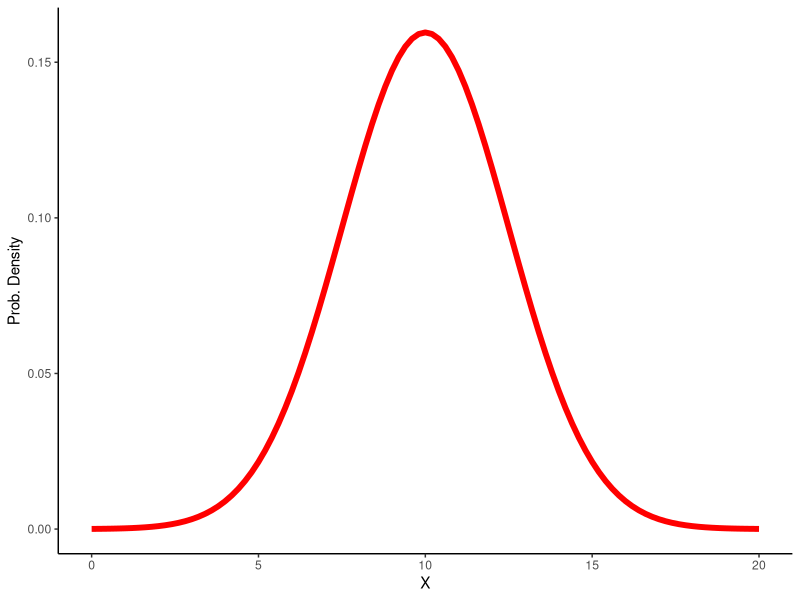
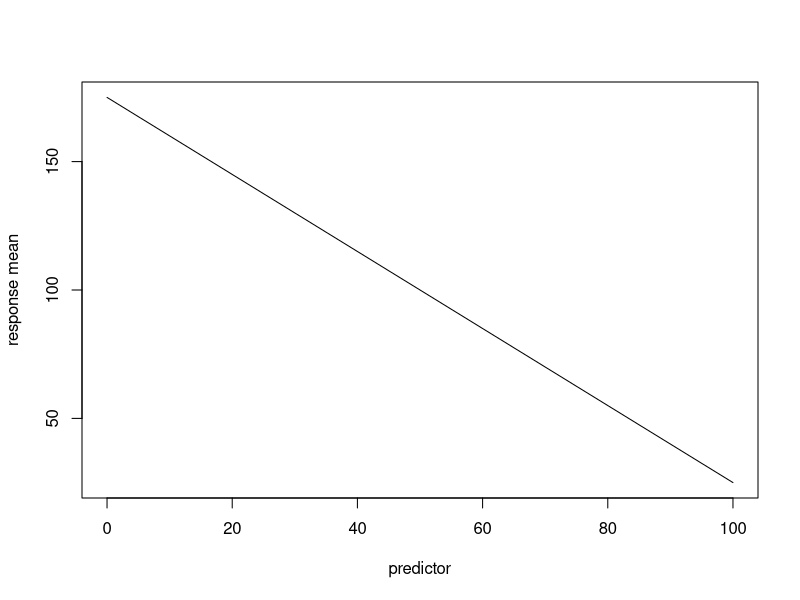
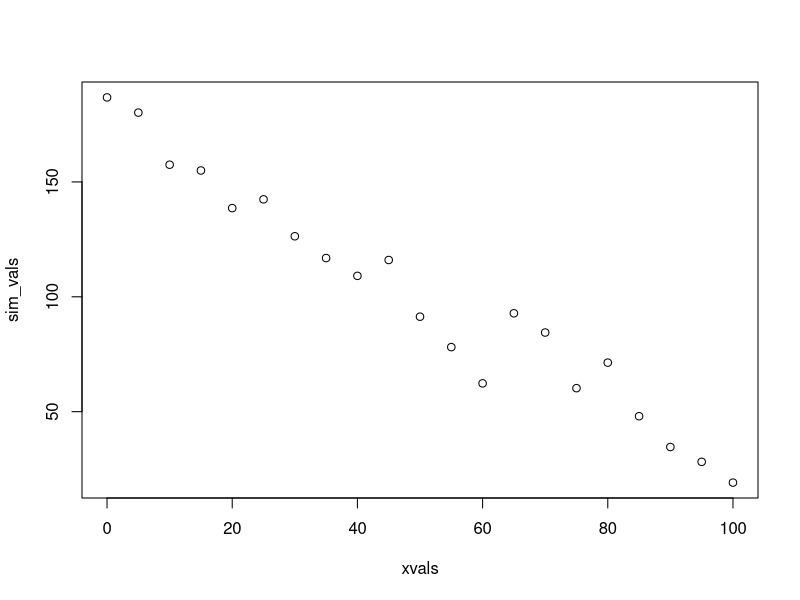
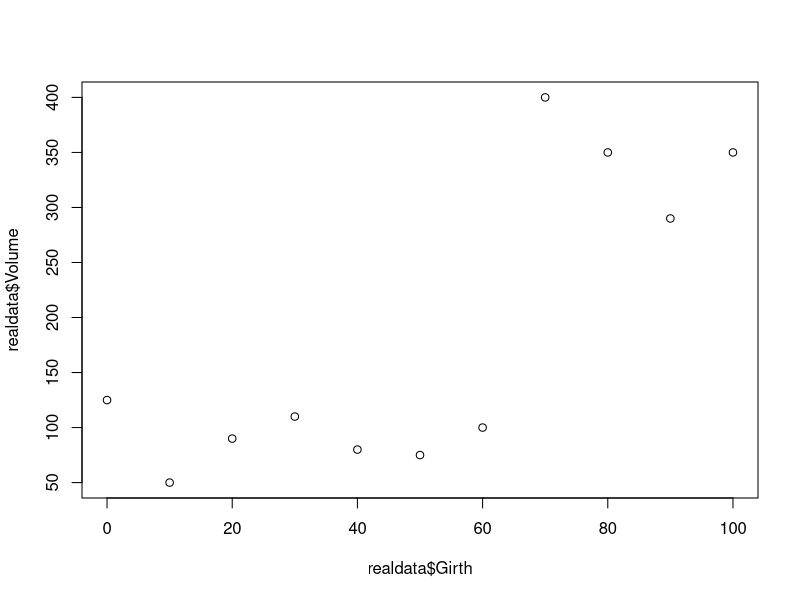
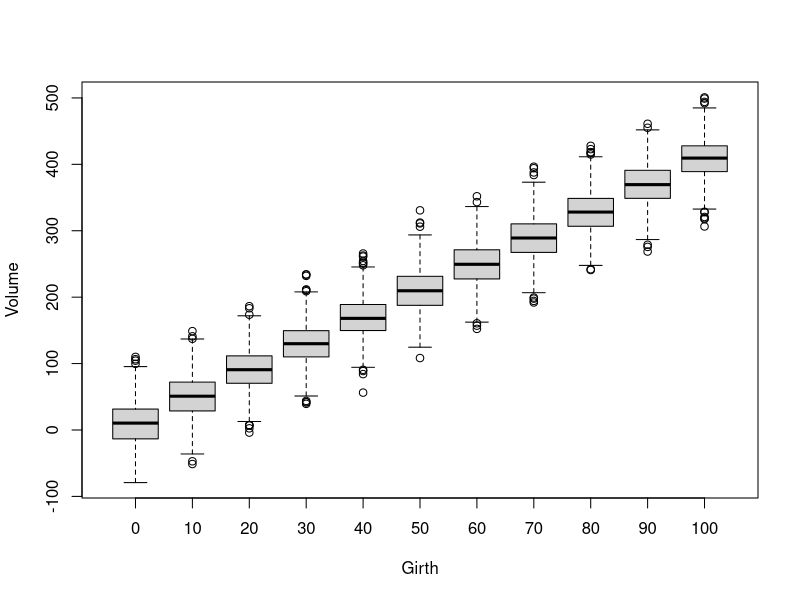
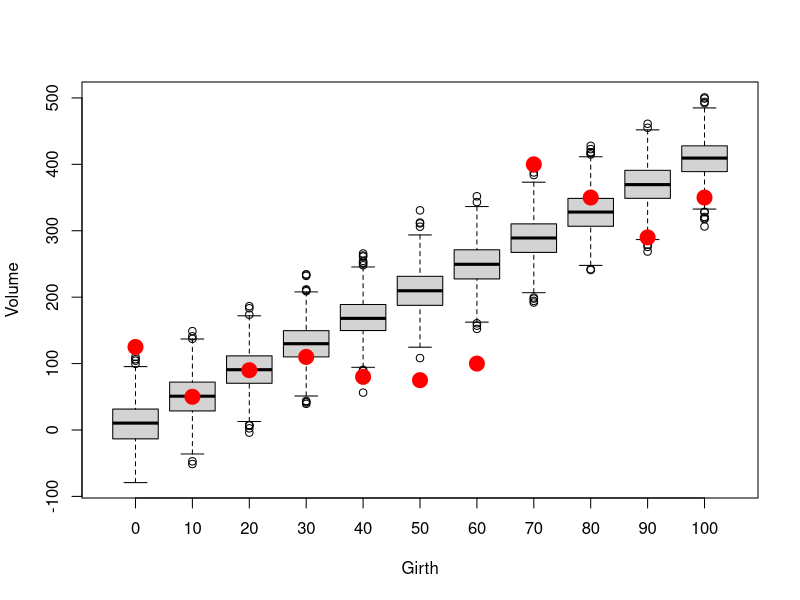
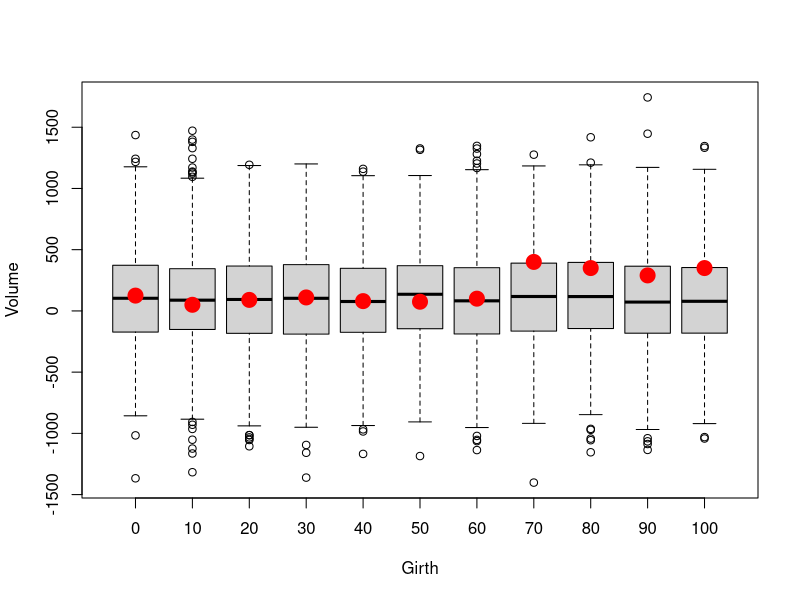
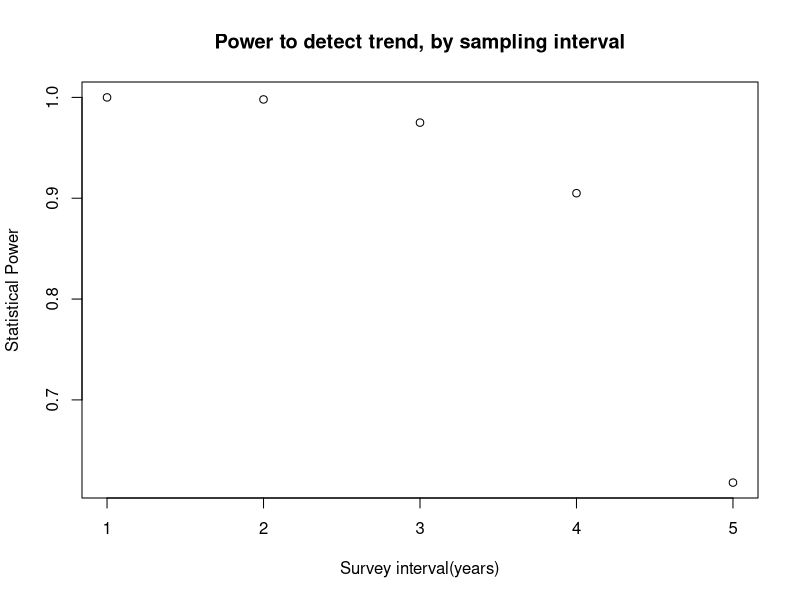

Here is the R script that generated these plots, in order:
## ---- chunk 1
knitr::opts_chunk$set(echo = TRUE, cache = TRUE)
## ---- chunk 2

#  NRES 746, Lecture 3  ------------------------
##  University of Nevada, Reno       
##  Data generating models                             
##     Building data simulation models
##     Deterministic and stochastic processes

## ---- chunk 3

# Short exercise:

# Generate 50 samples from Normal(mean=10,sd=4.1) 


# Generate 1000 samples from Poisson(mean=5.4)


# Generate 10 samples from Beta(shape1=0.1,shape2=0.1)


# Try some other distributions and parameters.  NOTE: you can visualize probability densities easily using the "curve" function. or in ggplot:

library(ggplot2)
ggplot() +
  stat_function(fun = dnorm,
                args = list(mean = 10, sd = 2.5),
                color = "red",
                linewidth = 2) +
  xlim(c(0,20)) +
  labs(x="X",y="Prob. Density") +
  theme_classic()
  

# curve(dnorm(x,0,2),-10,10)   # base R version is simpler in this case...

# What happens when you try to use a discrete distribution?

## ---- chunk 4

# SIMULATE DATA: ------------------
#  decompose into deterministic and stochastic components (linear regression example)

## Deterministic component  -----------------------------------------

#   define function for transforming a predictor variable into an expected response (linear regression)

    # Arguments:
      # x: vector of covariate values (predictor variable)
      # a: the intercept of a linear relationship mapping the covariate to an expected response
      # b: the slope of a linear relationship mapping the covariate to an expected response

deterministic_component <- function(x,a,b) {a + b*x}   # specify a deterministic, linear functional form

xvals = seq(0,100,5)  # define the values of a hypothetical predictor variable (e.g., tree girth)

expected_vals <- deterministic_component(xvals,175,-1.5)   # use the deterministic component to determine the expected response (e.g., tree volume)
expected_vals

plot(xvals,expected_vals,ylab="response mean", xlab="predictor", type="l")   # plot out the relationship

# plot(xvals,expected_vals,type="l")    # alternatively, plot as a line

## ---- chunk 5

## Stochastic component -------------------------------------------- 
##    define a function for transforming an expected (deterministic) response and adding a layer of "noise" on top!

    # Arguments:
      # x: vector of expected responses
      # sd: standard deviation of the "noise" component epsilon
stochastic_component <- function(x,sd){ rnorm(length(x),x,sd)}       # add a layer of "noise" on top of the expected response values

    ### Simulate stochastic data!!
sim_vals <- stochastic_component(expected_vals,sd=10)   # try it- run the function to add noise to your expected values. 

plot(xvals,sim_vals)     # plot it- it should look much more "noisy" now!

# ALTERNATIVELY:

sim_vals <- stochastic_component(deterministic_component(xvals,175,-1.5),10)    # stochastic "shell" surrounds a deterministic "core"    

## ---- chunk 6

# Goodness-of-fit test! -------------------------------------

    # Do the data fall into the range of plausible values produced by this model?

# Imagine you have the following "real" data (e.g., tree volumes). 

realdata <- data.frame(Volume=c(125,50,90,110,80,75,100,400,350,290,350),Girth=seq(0,100,10))
plot(realdata$Girth,realdata$Volume)

## ---- chunk 7

# Simulate many datasets from our hypothesized data generating model (intercept=10,slope=4,variance=1000):

lots <- 1000    # specify number to approximate infinity
N <- nrow(realdata)    # define the number of data points we should generate for each simulation "experiment"

simresults = replicate(lots, rnorm(N,10+realdata$Girth*4,31))

    # now make a boxplot of the results
boxplot(t(simresults),xaxt="n",ylab="Volume",xlab="Girth")    # (repeat) make a boxplot of the simulation results
axis(1,at=c(1:N),labels=realdata$Girth)                          # add x axis labels 

## ---- chunk 8

# Now overlay the "real" data
    # how well does the model fit the data?

boxplot(t(simresults),xaxt="n",ylab="Volume",xlab="Girth")    # (repeat) make a boxplot of the simulation results
axis(1,at=c(1:N),labels=realdata$Girth)                          # add x axis labels 
points(c(1:N),realdata$Volume,pch=20,cex=3,col="red",xaxt="n")     # this time, overlay the "real" data 

## ---- chunk 9

# Let's simulate many datasets from a 'null' model (intercept=100,slope=0,sd=400):

simresults = replicate(lots, rnorm(N,100,400))
boxplot(t(simresults),xaxt="n",ylab="Volume",xlab="Girth")    # (repeat) make a boxplot of the simulation results
axis(1,at=c(1:N),labels=realdata$Girth)                          # add x axis labels 
points(c(1:N),realdata$Volume,pch=20,cex=3,col="red",xaxt="n")     # this time, overlay the "real" data 





## ---- chunk 10

# Power analysis example ---------------------------------
#    designing a monitoring program for a rare species


   ### first, let's develop some helper functions:

## helper function 1 ---------------------------
# function for computing the probability of observing each animal in a single multi-day, multi-observer survey

    # Arguments:
      # N: population abundance
      # people: number of survey participants each day
      # days: survey duration, in days
      # pObs: prob of detection per person per day

SurvProb <- function(N=1000,people=1,days=3,pObs=0.02){
  probPerDay <- 1-(1-pObs)^people      # define the probability of detection per animal per day
  1-(1-probPerDay)^days       # define the probability of detection per animal for the entire survey
}
SurvProb(500,people=2,days=7,pObs=0.02)   # test the new function

## ---- chunk 11

## function: simulate monitoring data ----------------------------

# develop a function for simulating monitoring data from a declining population

    # Arguments:
      # N0: true initial population abundance
      # trend: proportional change in population size from last year
      # nyears: duration of simulation
      # people: number of survey participants each day
      # days: survey duration, in days
      # survint: survey interval, in years (e.g., 2 means surveys are conducted every other year)

SimulateMonitoringData <- function(N0=1000,trend=-0.03,nyears=25,people=1,days=3,survint=2){
  realAbund <- floor(N0 * (1+trend)^(0:(nyears-1)))   # no fractional individuals
  detected <- sapply(realAbund, function(t)  rbinom(1,t, SurvProb(t,people=people,days=days,pObs=0.02)   ) )
  detected[!c(0:(nyears-1))%%survint==0] <- NA            # if the survey is not performed that year, return a missing value
  detected       # return the number of individuals detected
}

SimulateMonitoringData(N0=1000,trend=-0.03,nyears=25,people=1,days=3,survint=4)    # test the new function

## ---- chunk 12

## function: assessing whether or not a decline was detected ------------------------

    # Arguments:
      # monitoringData: simulated results from a long-term monitoring study
      # alpha: define acceptable type-I error rate (acceptable false positive rate)

IsDecline <- function(monitoringData,alpha=0.05){
  time <- 1:length(monitoringData)      # vector of survey years
  model <- lm(monitoringData~time)    # for now, let's use ordinary linear regression (perform linear regression on simulated monitoring data)
  p_value <- summary(model)$coefficients["time","Pr(>|t|)"]      # extract the p-value  
  isdecline <- ifelse(summary(model)$coefficients["time","Estimate"]<0,TRUE,FALSE)     # determine if the simulated monitoring data determined a "significant" decline
  sig_decline <- ifelse((p_value<=alpha)&(isdecline),TRUE,FALSE)    # if declining and significant trend, then the monitoring protocol successfully diagnosed a decline
  return(sig_decline)
}

IsDecline(monitoringData=c(10,20,NA,15,1),alpha=0.05)    # test the function

## ---- chunk 13

initabund <- 1000    # set initial population abundance.
N0=initabund;trend=-0.03;nyears=25;people=1;days=3;survint=2;alpha=0.05

GetPower <- function(N0=1000,trend=-0.03,nyears=25,people=1,days=3,survint=2,alpha=0.05){
  lots=1000
  dats <- replicate(lots, SimulateMonitoringData(N0,trend,nyears,people,days,survint) )
  tests <- apply(dats,2,IsDecline,alpha=alpha)
  sum(tests==TRUE)/lots 
}

## ---- chunk 14

  initabund = 1000
  survints <- c(1:5)
  powers <- numeric(length(survints))
  for(i in 1:length(survints)){
    powers[i] <- GetPower(survint=survints[i])
  }
  
  plot(powers~survints,xlab="Survey interval(years)",ylab="Statistical Power",main="Power to detect trend, by sampling interval") 
